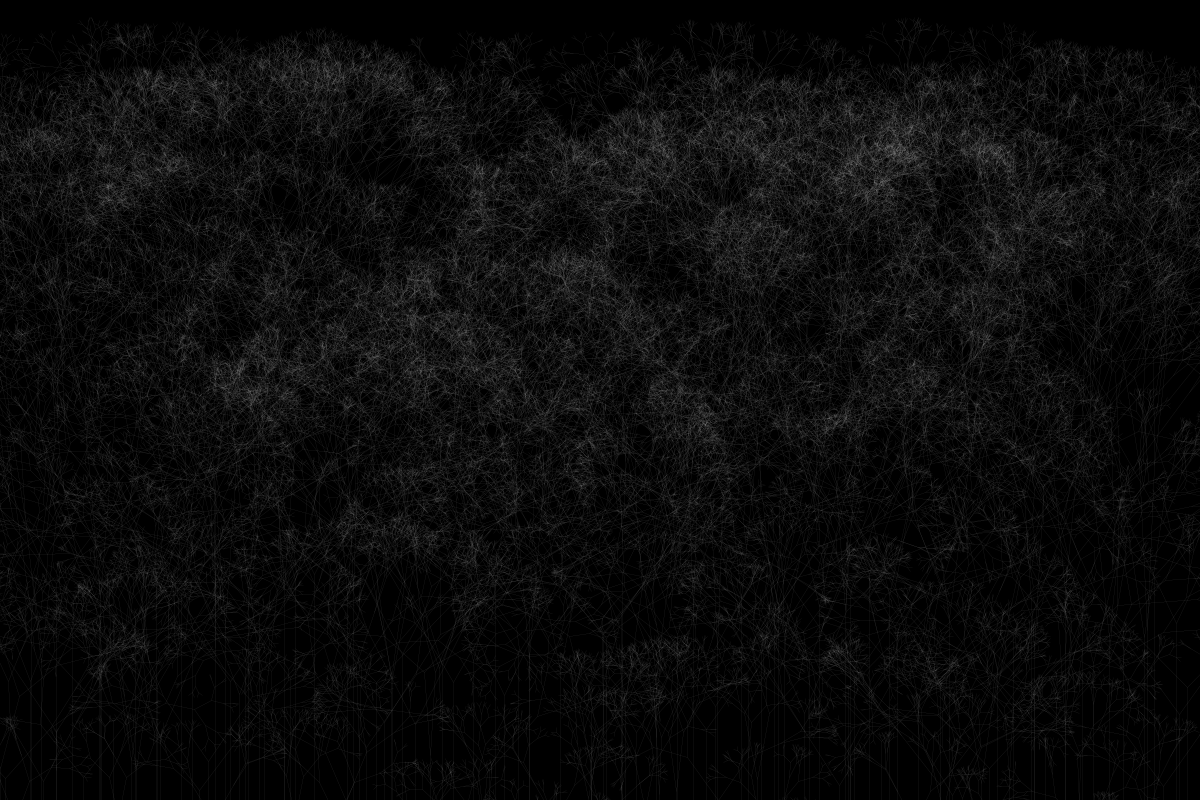
Frame 1 (no input)
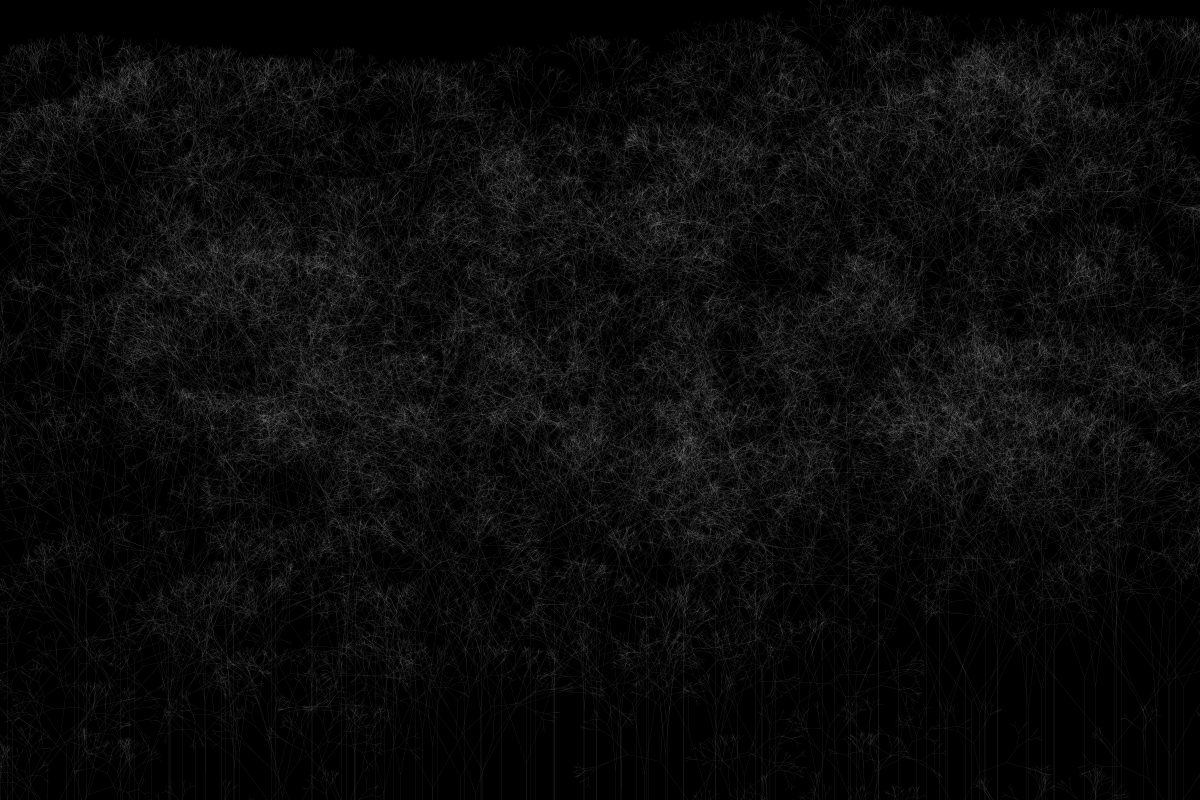
Frame 2 (the mouse pressed at the canvas centre, redrawn once)

The Processing sketch that drew these frames (run headless with seeded random() and noise(); the mouse was pressed at the canvas centre and the sketch redrawn once):

// Processing sketch: lSystems
// ── lSystems.pde
int numTrees = 150; //number of trees

void setup() {
  size(1200, 800);
}
 
void draw() {
  /*Black trees on white background
  background(255);
  stroke(0,0,0,120);
  */
  
  //White trees on black background
  background(0);
  stroke(255,255,255,80);
  
  int treeSize;
  float xStep = width/numTrees;
  print(xStep);
  
  //Draw trees from left to right, at varied x location and w/ varied height
  for(int i = 0; i <numTrees; i++){
     int fudgeFactor = (int) random(-20, 20); 
     pushMatrix();
      translate(fudgeFactor + i * xStep, 1.1*height);
      treeSize = (int)random(30,310); 
      strokeWeight(0);
      branch(treeSize);
     popMatrix();
  }
  noLoop();
}

void branch(float len) {
  //Prick random angle for each branch.
  float theta = random(0,PI/4);

  line(0, 0, 0, -len);
  translate(0, -len);
  len *= 0.66;

  //Rotate and draw branches
  if (len > 4) {
    pushMatrix();
     rotate(theta);
     branch(len);
    popMatrix();
    pushMatrix();
     rotate(-theta);
     branch(len);
    popMatrix();
  }
}

//Save current image
void keyPressed(){
  save("lsystem.jpg");  
}
